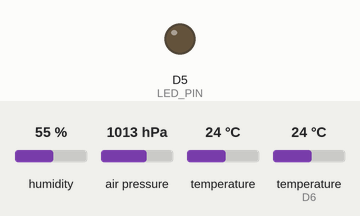
Recording of a sketch running on a simulated ESP8266 (Wemos D1 mini). On the bench: output pins drawn as LEDs (lit = HIGH). The inputs (shaded band) are chosen by the test bench; at power-on: humidity 55 %, air pressure 1013 hPa, temperature 24 °C, temperature (sensor on D6) 24 °C. WiFi joins after 1.5 s; servers stay silent unless stated; uploads are accepted with an empty reply; what the sketch prints to the serial monitor is not drawn.

Above: at 1.6 s.
At 2.4 s:
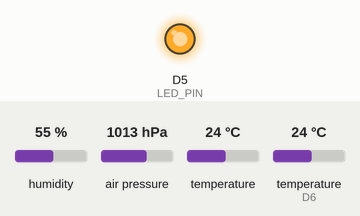
Timing chart, 0 to 3.9 s (numbered marks = the images above):
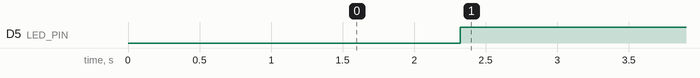

The sketch:

pressure_and_humidity.ino
```cpp
#include <ESP8266WiFi.h>
#include <ESP8266HTTPClient.h>
#include <Wire.h>
#include <Adafruit_BMP085.h>
#include <DHT.h>

#include "./secrets.h"

// We have a DHT22 connected to Wemos D1 pin D6
#define DHTPIN D6
#define DHTTYPE DHT22   // DHT 22 (AM2302)
DHT dht(DHTPIN, DHTTYPE);

// We have a BMP180 connected to D1
Adafruit_BMP085 bmp;

// Buffer for server url
char url[256];

// Buffer for data that is sent to the server
char postData[256];

// Number of retries reading the DHT22 humidity sensor before giving up
int MAX_DHT_RETRIES = 10;

// The operation indicator LED is controlled by pin D5
#define LED_PIN D5

// Measurement cycle length is 5 minutes (300 sec).
// LED blinks for 5 seconds, restart with Wifi connect is about 2-3 seconds
// => Delay before restart = 300 - 5 - 3 = 292
const long READING_INTERVAL_SECONDS = 292 * 1000;

/* === INITIALIZATION === */

void setup() {
  Serial.begin(115200);
  Serial.print("\n\n\n");

  setupWifi();
  setupBmp180();
  setupDht22();

  setupLed();
}

void setupWifi() {
  WiFi.begin(STASSID, STAPSK);

  while (WiFi.status() != WL_CONNECTED) {
    delay(500);
    Serial.print(".");
  }
  Serial.printf("\nConnected to %s\n", STASSID);
}

void setupBmp180() {
  if (!bmp.begin()) {
    Serial.println("Could not find BMP180 sensor at 0x77");
  }
}

void setupDht22() {
  pinMode(DHTPIN, INPUT);
  dht.begin();
}

void setupLed() {
  pinMode(LED_PIN, OUTPUT);
  ledOn();
}

/* === OPERATION === */

void loop() {

  // Only try to post if wifi is connected
  if ((WiFi.status() == WL_CONNECTED)) {
    printBmp();
    printDht();
  }

  ledOff();
  delay(READING_INTERVAL_SECONDS);
  blinkLed(5);
  ESP.restart();
}

void ledOn() {
  digitalWrite(LED_PIN, LOW);
}

void ledOff() {
  digitalWrite(LED_PIN, HIGH);
}

void blinkLed(int times) {
  ledOn();
  for (int i = 0; i < times; i++) {
    ledOff();
    delay(500);
    ledOn();
    delay(500);
  }
}

void printDht() {
  int retry = 0;

  while (retry < MAX_DHT_RETRIES) {
    float humidity = dht.readHumidity();
    float temperature = dht.readTemperature();

    // Check if any reads failed and exit early (to try again).
    if (isnan(humidity) || isnan(temperature)) {
      Serial.println("Failed to read from DHT sensor!");
      retry++;
      delay(100);
      continue;
    }

    char temperatureCelcius[32];
    sprintf(temperatureCelcius, "%.2f", temperature);
    sprintf(postData, READING_DATA_TEMPLATE, temperatureCelcius);
    sprintf(url, ADD_READING_URL_TEMPLATE, DHT22_TEMPERATURE_DATASERIES);
    postReading(url, postData);

    char humidityPercent[32];
    sprintf(humidityPercent, "%.2f", humidity);
    sprintf(postData, READING_DATA_TEMPLATE, humidityPercent);
    sprintf(url, ADD_READING_URL_TEMPLATE, DHT22_HUMIDITY_DATASERIES);
    postReading(url, postData);

    return;
  }
}

void printBmp() {
  char temperatureCelcius[32];
  sprintf(temperatureCelcius, "%.2f", bmp.readTemperature());
  sprintf(postData, READING_DATA_TEMPLATE, temperatureCelcius);
  sprintf(url, ADD_READING_URL_TEMPLATE, BMP180_TEMPERATURE_DATASERIES);
  postReading(url, postData);

  char pressurehPa[32];
  sprintf(pressurehPa, "%.2f", bmp.readPressure() / 100.0);
  sprintf(postData, READING_DATA_TEMPLATE, pressurehPa);
  sprintf(url, ADD_READING_URL_TEMPLATE, BMP180_PRESSURE_DATASERIES);
  postReading(url, postData);
}

void postReading(char* url, char* data) {
  WiFiClient client;
  HTTPClient http;

  http.begin(client, url);
  http.addHeader("Content-Type", "application/x-www-form-urlencoded");
  int httpCode = http.POST(data);

  if (httpCode > 0) {
    Serial.printf("Posted to %s, DATA: %s\n", url, data);
  } else {
    Serial.printf("Posting readings failed, error: %s\n", http.errorToString(httpCode).c_str());
  }

  http.end();
}
```

example.secrets.h
```cpp
#ifndef __SECRETS_H__
#define __SECRETS_H__

// Wifi secrets
const char STASSID[] = "YOUR_AP_NAME";
const char STAPSK[]  = "YOUR_PASSWORD";

// Server configuration - edit these to match your backend setup
const int BMP180_PRESSURE_DATASERIES = 2;
const int BMP180_TEMPERATURE_DATASERIES = 1;
const int DHT22_HUMIDITY_DATASERIES = 4;
const int DHT22_TEMPERATURE_DATASERIES = 3;
const char ADD_READING_URL_TEMPLATE[] = "http://YOURSERVER/series/%d/add";
const char READING_DATA_TEMPLATE[] = "value=%s&api_key=YOUR_SECRET_API_KEY";

#endif
```

Measured:
- by itself, D5 (LED_PIN): LOW → HIGH at 2.3 s
